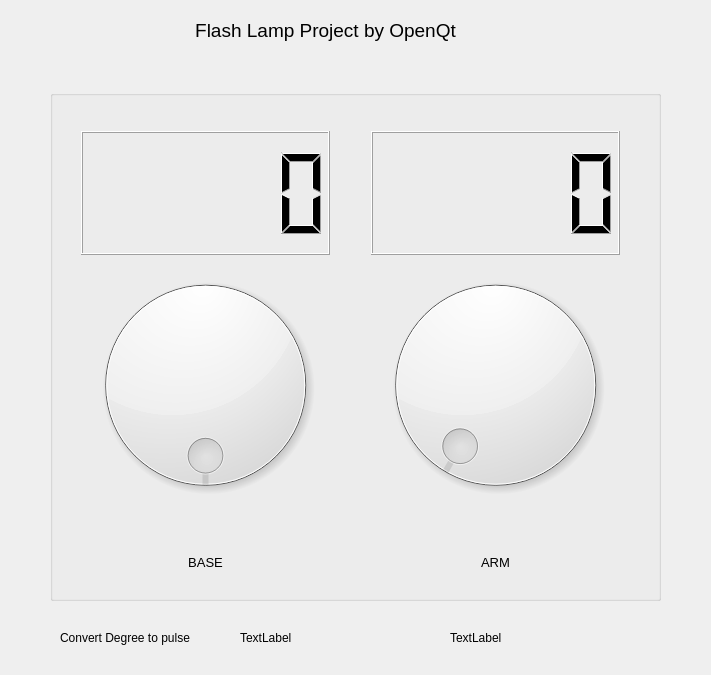
<?xml version="1.0" encoding="UTF-8"?>
<ui version="4.0">
 <class>flashlamp</class>
 <widget class="QWidget" name="flashlamp">
  <property name="geometry">
   <rect>
    <x>0</x>
    <y>0</y>
    <width>711</width>
    <height>675</height>
   </rect>
  </property>
  <property name="windowTitle">
   <string>Flash Lamp V.1 by OpenQt</string>
  </property>
  <widget class="QLabel" name="label_4">
   <property name="geometry">
    <rect>
     <x>10</x>
     <y>10</y>
     <width>631</width>
     <height>41</height>
    </rect>
   </property>
   <property name="font">
    <font>
     <pointsize>14</pointsize>
    </font>
   </property>
   <property name="text">
    <string>Flash Lamp Project by OpenQt</string>
   </property>
   <property name="alignment">
    <set>Qt::AlignCenter</set>
   </property>
  </widget>
  <widget class="QGroupBox" name="groupBox">
   <property name="geometry">
    <rect>
     <x>50</x>
     <y>90</y>
     <width>611</width>
     <height>511</height>
    </rect>
   </property>
   <property name="title">
    <string/>
   </property>
   <widget class="QLabel" name="Label_Holder_Dial">
    <property name="geometry">
     <rect>
      <x>380</x>
      <y>30</y>
      <width>81</width>
      <height>41</height>
     </rect>
    </property>
    <property name="font">
     <font>
      <pointsize>12</pointsize>
     </font>
    </property>
    <property name="text">
     <string/>
    </property>
   </widget>
   <widget class="QLabel" name="label">
    <property name="geometry">
     <rect>
      <x>150</x>
      <y>210</y>
      <width>91</width>
      <height>31</height>
     </rect>
    </property>
    <property name="font">
     <font>
      <pointsize>12</pointsize>
     </font>
    </property>
    <property name="text">
     <string/>
    </property>
   </widget>
   <widget class="QLabel" name="Label_Base_Dial">
    <property name="geometry">
     <rect>
      <x>150</x>
      <y>30</y>
      <width>81</width>
      <height>41</height>
     </rect>
    </property>
    <property name="font">
     <font>
      <pointsize>12</pointsize>
     </font>
    </property>
    <property name="text">
     <string/>
    </property>
   </widget>
   <widget class="QWidget" name="verticalLayoutWidget">
    <property name="geometry">
     <rect>
      <x>20</x>
      <y>30</y>
      <width>271</width>
      <height>461</height>
     </rect>
    </property>
    <layout class="QVBoxLayout" name="verticalLayout">
     <item>
      <widget class="QLCDNumber" name="base_lcd_number">
       <property name="sizePolicy">
        <sizepolicy hsizetype="Minimum" vsizetype="Minimum">
         <horstretch>1</horstretch>
         <verstretch>1</verstretch>
        </sizepolicy>
       </property>
      </widget>
     </item>
     <item>
      <widget class="QDial" name="Base_Dial">
       <property name="sizePolicy">
        <sizepolicy hsizetype="Preferred" vsizetype="Preferred">
         <horstretch>2</horstretch>
         <verstretch>2</verstretch>
        </sizepolicy>
       </property>
       <property name="maximum">
        <number>360</number>
       </property>
       <property name="orientation">
        <enum>Qt::Horizontal</enum>
       </property>
       <property name="wrapping">
        <bool>true</bool>
       </property>
      </widget>
     </item>
     <item>
      <spacer name="verticalSpacer_2">
       <property name="orientation">
        <enum>Qt::Vertical</enum>
       </property>
       <property name="sizeHint" stdset="0">
        <size>
         <width>20</width>
         <height>40</height>
        </size>
       </property>
      </spacer>
     </item>
     <item>
      <widget class="QLabel" name="label_2">
       <property name="font">
        <font>
         <pointsize>10</pointsize>
        </font>
       </property>
       <property name="text">
        <string>BASE</string>
       </property>
       <property name="alignment">
        <set>Qt::AlignCenter</set>
       </property>
      </widget>
     </item>
    </layout>
   </widget>
   <widget class="QWidget" name="verticalLayoutWidget_2">
    <property name="geometry">
     <rect>
      <x>310</x>
      <y>30</y>
      <width>271</width>
      <height>461</height>
     </rect>
    </property>
    <layout class="QVBoxLayout" name="verticalLayout_3">
     <item>
      <widget class="QLCDNumber" name="arm_lcd_number">
       <property name="sizePolicy">
        <sizepolicy hsizetype="Minimum" vsizetype="Minimum">
         <horstretch>1</horstretch>
         <verstretch>1</verstretch>
        </sizepolicy>
       </property>
      </widget>
     </item>
     <item>
      <widget class="QDial" name="Holder_Dial">
       <property name="sizePolicy">
        <sizepolicy hsizetype="Preferred" vsizetype="Preferred">
         <horstretch>2</horstretch>
         <verstretch>2</verstretch>
        </sizepolicy>
       </property>
       <property name="maximum">
        <number>180</number>
       </property>
       <property name="wrapping">
        <bool>false</bool>
       </property>
      </widget>
     </item>
     <item>
      <spacer name="verticalSpacer">
       <property name="orientation">
        <enum>Qt::Vertical</enum>
       </property>
       <property name="sizeHint" stdset="0">
        <size>
         <width>20</width>
         <height>40</height>
        </size>
       </property>
      </spacer>
     </item>
     <item>
      <widget class="QLabel" name="label_3">
       <property name="font">
        <font>
         <pointsize>10</pointsize>
        </font>
       </property>
       <property name="text">
        <string>ARM</string>
       </property>
       <property name="alignment">
        <set>Qt::AlignCenter</set>
       </property>
      </widget>
     </item>
    </layout>
   </widget>
  </widget>
  <widget class="QLabel" name="label_6">
   <property name="geometry">
    <rect>
     <x>60</x>
     <y>630</y>
     <width>221</width>
     <height>16</height>
    </rect>
   </property>
   <property name="text">
    <string>Convert Degree to pulse</string>
   </property>
  </widget>
  <widget class="QLabel" name="base_pulse_label">
   <property name="geometry">
    <rect>
     <x>240</x>
     <y>630</y>
     <width>55</width>
     <height>16</height>
    </rect>
   </property>
   <property name="text">
    <string>TextLabel</string>
   </property>
  </widget>
  <widget class="QLabel" name="arm_pulse_label">
   <property name="geometry">
    <rect>
     <x>450</x>
     <y>630</y>
     <width>55</width>
     <height>16</height>
    </rect>
   </property>
   <property name="text">
    <string>TextLabel</string>
   </property>
  </widget>
 </widget>
 <layoutdefault spacing="6" margin="11"/>
 <resources/>
 <connections/>
</ui>
